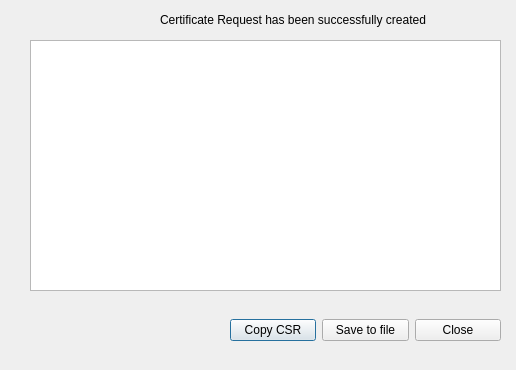
<?xml version="1.0" encoding="UTF-8"?>
<ui version="4.0">
 <class>Dialog</class>
 <widget class="QDialog" name="Dialog">
  <property name="geometry">
   <rect>
    <x>0</x>
    <y>0</y>
    <width>516</width>
    <height>370</height>
   </rect>
  </property>
  <property name="windowTitle">
   <string>Dialog</string>
  </property>
  <widget class="QWidget" name="horizontalLayoutWidget">
   <property name="geometry">
    <rect>
     <x>230</x>
     <y>300</y>
     <width>271</width>
     <height>61</height>
    </rect>
   </property>
   <layout class="QHBoxLayout" name="horizontalLayout_3">
    <item>
     <widget class="QPushButton" name="copyCSR_Btn_3">
      <property name="text">
       <string>Copy CSR</string>
      </property>
     </widget>
    </item>
    <item>
     <widget class="QPushButton" name="saveCSR_Btn_3">
      <property name="text">
       <string>Save to file</string>
      </property>
     </widget>
    </item>
    <item>
     <widget class="QPushButton" name="closeCSR_Btn_3">
      <property name="text">
       <string>Close</string>
      </property>
     </widget>
    </item>
   </layout>
  </widget>
  <widget class="QLabel" name="label">
   <property name="geometry">
    <rect>
     <x>160</x>
     <y>10</y>
     <width>311</width>
     <height>20</height>
    </rect>
   </property>
   <property name="text">
    <string>Certificate Request has been successfully created</string>
   </property>
  </widget>
  <widget class="QTextBrowser" name="displayCSR">
   <property name="geometry">
    <rect>
     <x>30</x>
     <y>40</y>
     <width>471</width>
     <height>251</height>
    </rect>
   </property>
   <property name="font">
    <font>
     <pointsize>9</pointsize>
    </font>
   </property>
  </widget>
 </widget>
 <resources/>
 <connections/>
</ui>
